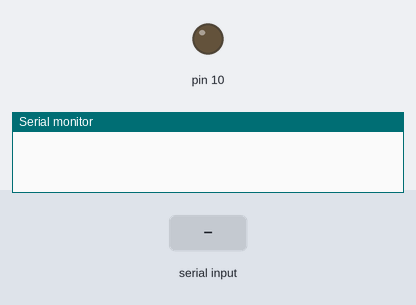
A sketch run on a simulated Arduino Uno, built with avr-gcc and run on an emulated ATmega328P. Parts: output pins drawn as LEDs (lit = HIGH), the last lines printed to the serial monitor. The inputs (shaded band) are chosen by the test bench.

Above: at 1.2 s.
1.3 s: "1" received over Serial
At 2.7 s:
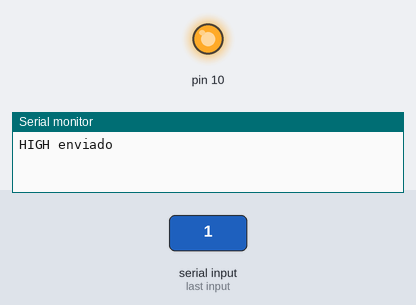
Timing chart, 0 to 4.3 s (numbered marks = the images above; inputs shaded):
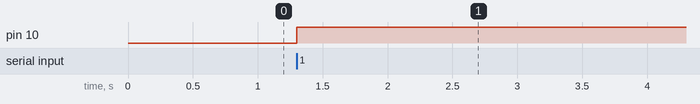

The sketch:

espLedSolo.ino
```cpp
void setup() {
  Serial.begin(9600);
  pinMode(10, OUTPUT);
  digitalWrite(10, LOW);

}

void loop() {
  if (Serial.available()) {
      int valor = Serial.read();
      if (valor == 49)  digitalWrite(10, HIGH);
      Serial.println("HIGH enviado");
      //digitalWrite(10,LOW);
  }
}
```

Measured:
- after the input at 1.3 s, pin 10: LOW → HIGH at once
